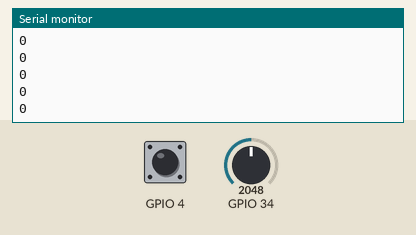
This sketch was run on a simulated ESP32. On the bench: the last lines printed to the serial monitor. The inputs (shaded band) are chosen by the test bench; at power-on: GPIO 4 HIGH, GPIO 34 = 2048. WiFi joins after 1.5 s; servers stay silent unless stated.

Above: at 3.2 s.
3.3 s: GPIO 4 pulled LOW for 0.15 s
At 4.2 s:
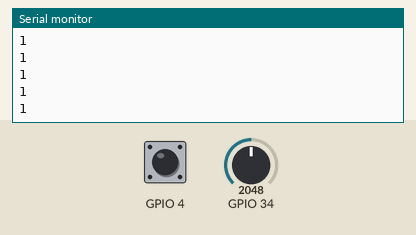
4.9 s: GPIO 4 pulled LOW for 1 s
At 5.8 s:
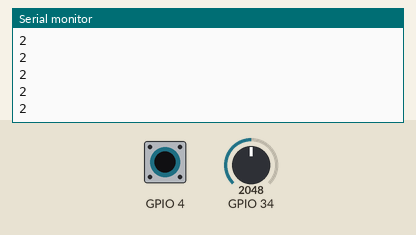
Timing chart, 0 to 7.9 s (numbered marks = the images above; inputs shaded):
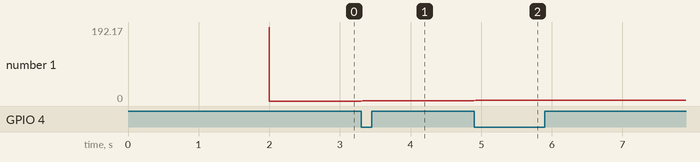

The sketch:

lab-w7-3-client.ino
```cpp
#include <WiFi.h>
#include <WiFiUdp.h>

// Wifi credentials
const char* ssid = "ESP32-Nihahaha";
const char* password = "12345678";
const uint16_t port = 6969;
char *host = "192.168.4.1";
WiFiUDP udp;

// IP Configuration
IPAddress ip(192,168,4,5);
IPAddress gateway(192,168,4,1);
IPAddress subnet(255,255,255,0);
unsigned long time_out = 0;

String selRGB = "0";
int selRGB_BTN = 0;
bool state1=1,lastState1=1;

void setup() {
  Serial.begin(9600);

  WiFi.config(ip, gateway, subnet);
  WiFi.begin(ssid, password);
  while (WiFi.status() != WL_CONNECTED) {
    delay(1000);
    Serial.println("Connecting to WiFi...");
  }
  Serial.println(WiFi.localIP());
  udp.begin(port);

  pinMode(4, INPUT_PULLUP);
}

void send_data(String message) {
  udp.beginPacket(host, port);
  char char_message[255];
  sprintf(char_message, "%s", message.c_str());
  udp.print(char_message);
  udp.flush();
  udp.endPacket();
}

void loop() {
  state1=digitalRead(4);
  if(state1!=lastState1){
      delay(20); //debounce
      if(digitalRead(4)==0){
        selRGB_BTN++;
        if(selRGB_BTN>2){
          selRGB_BTN=0;
        }
      }
  }
  lastState1=state1;
  Serial.println(selRGB_BTN);
  selRGB = String(selRGB_BTN);

  int a = analogRead(34);
  a = map(a, 0, 4095, 0, 255);
  String ab = String(a);

  if(millis()-time_out >= 1000){
    time_out = millis();
    send_data("10_20&");
  }

  int numbuffer = udp.parsePacket();
  if (numbuffer > 0) {
    char packetBuffer[255];
    int len = udp.read(packetBuffer, 255);
    if (len > 0) {
      packetBuffer[len] = '\0';
      String s(packetBuffer);

      if (s == "A") {
        send_data(selRGB+"_"+ab+"&");
        time_out = millis();
      }
    }
  }
  delay(10);
}
```

Measured:
- after the input at 3.3 s, the serial monitor: prints a new line at once (image 1)
- after the input at 4.9 s, the serial monitor: prints a new line at once (image 2)
- plotted number 1: 0 → 1 after the input at 3.3 s, 1 → 2 after the input at 4.9 s
